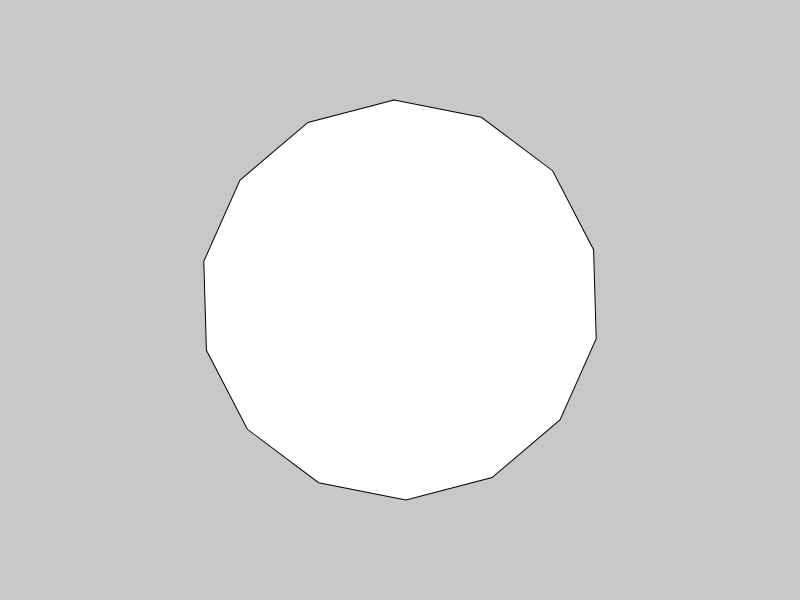
Frame 1 (no input)
Frame 60 (no input): identical to frame 1, image omitted
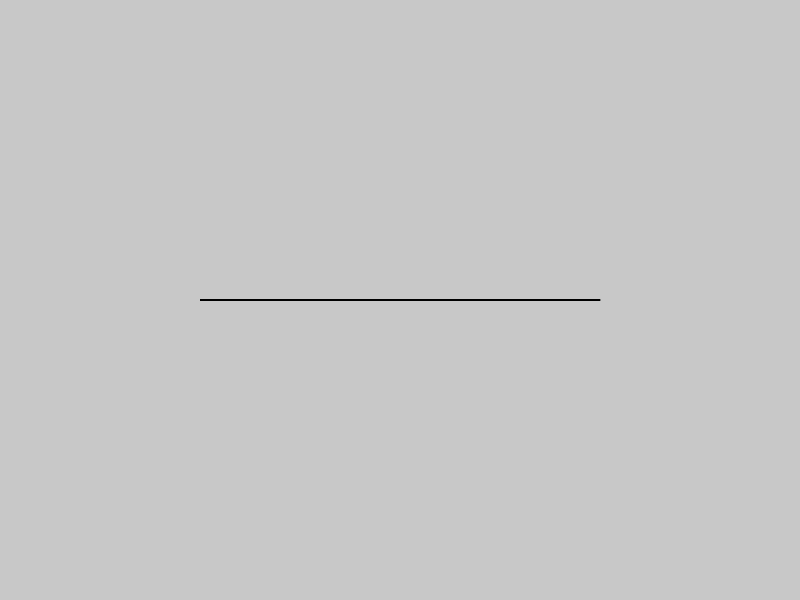
Frame 120 (the mouse pressed at the canvas centre since frame 60)

The p5.js sketch that drew these frames (run headless with seeded random() and noise() and a simulated clock; from frame 60 on, the mouse is pressed at the canvas centre):

// p5.js sketch
// ── sketch.js
let radius = 200;
let n = 3;

function setup() {
    createCanvas(800,600);
}  

function draw() {
    // Extensão LiveServer e Open In Default Browser
    background(200);
    // Muda o ponto de origem do sistema de coordenada
    translate(width/2,height/2);

    let [mx,my] = relativeMouse();

    // Seta para a direita
    let v = createVector(1,0);
    // Cria um vetor para a posição do mouse
    let u = createVector(mx,my);

    // Rotaciona o Canvas em uma angulo formado entre os vetores v e u
    rotate(v.angleBetween(u));

    // 
    n = floor(map(u.mag(),0,width/2, 2, 12));

    beginShape();
    for(let i=100; i>n; i--) {
        let angle = map(i,0,n,0,TWO_PI);
        vertex(radius*cos(angle), radius*sin(angle));
    }
    endShape(CLOSE);
}

function relativeMouse() {
    let mx = mouseX;
    let my = mouseY;
	let matrix = drawingContext.getTransform();
	let pd = pixelDensity();
    let rp = matrix.inverse().transformPoint(new DOMPoint(mx * pd,my * pd));
    return [ rp.x, rp.y ];
}
